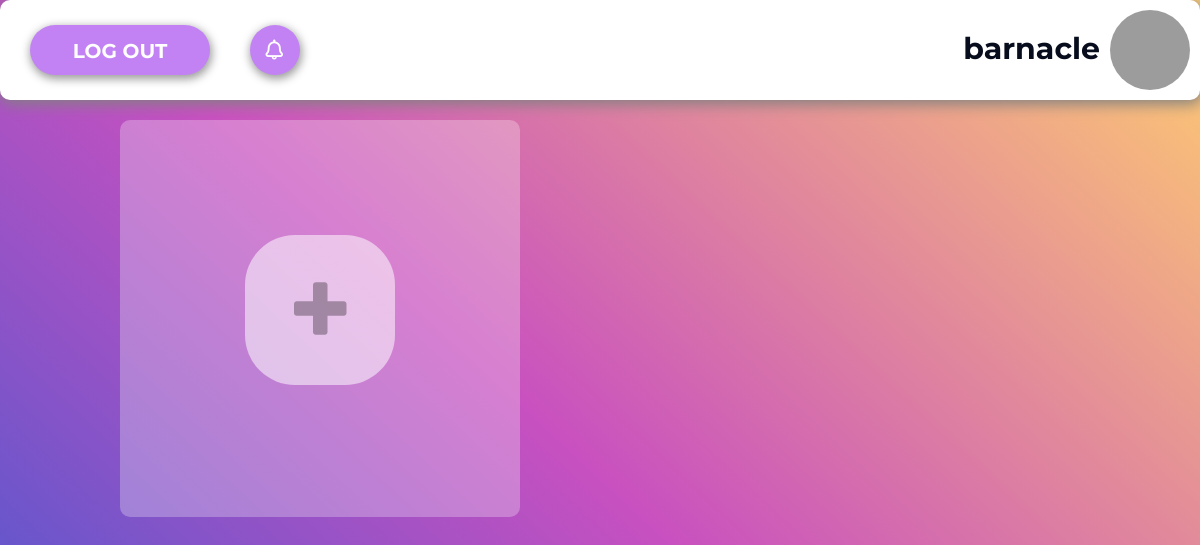
The app's page /profile (signed in), older data.
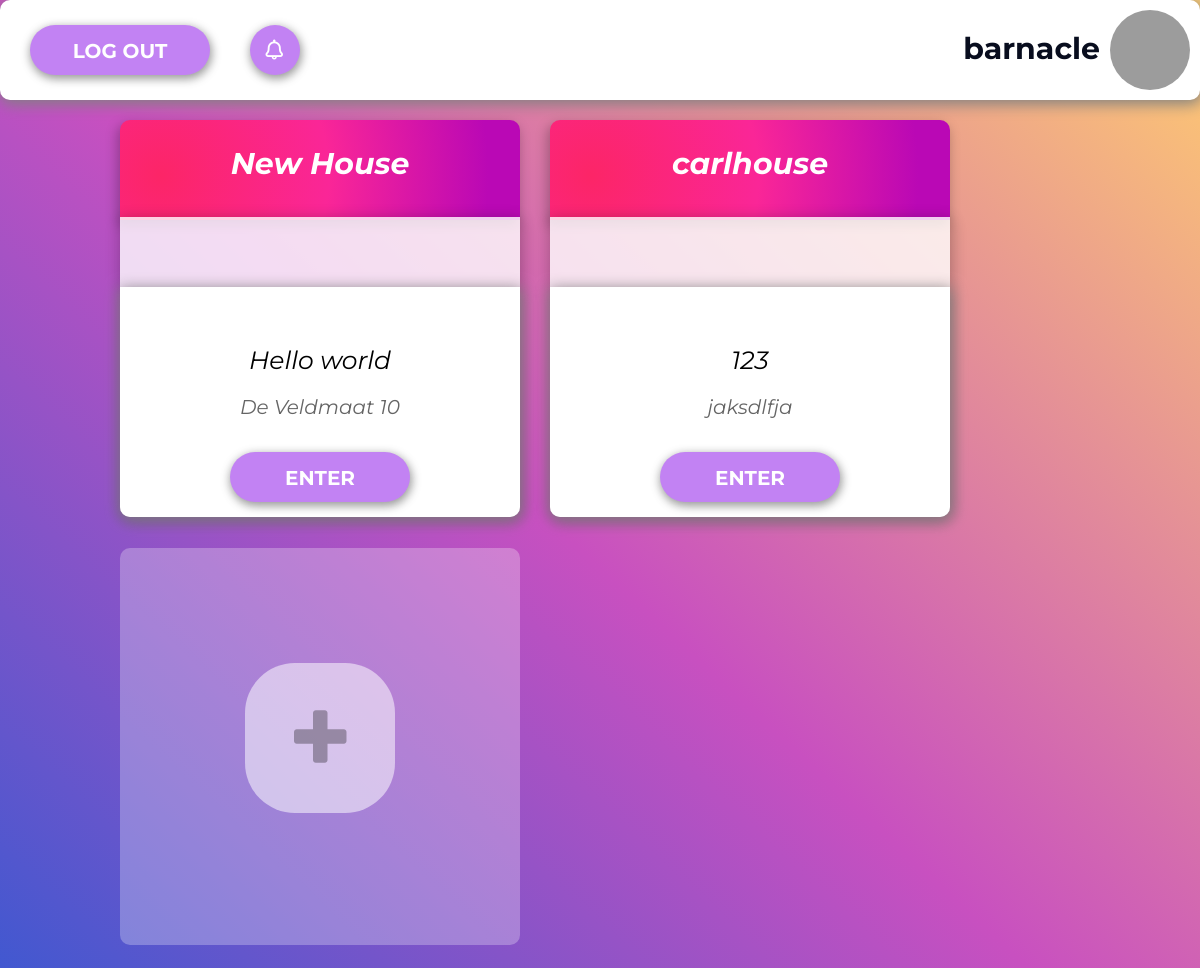
The same page, newer data.
### app.py (models this page shows)
class User(db.Model):
    id = db.Column(db.Integer, primary_key=True)
    username = db.Column(db.String(80), unique = True, nullable=False)
    password = db.Column(db.String(120), nullable=False)

class House(db.Model):
    id = db.Column(db.Integer, primary_key=True)
    user_id = db.Column(db.Integer, db.ForeignKey('user.id'), nullable=False)
    name = db.Column(db.String(80), nullable=False)
    description = db.Column(db.String(120))
    address = db.Column(db.String(120))

### app.py (the view)
@app.get("/profile")
def profile():
    if not g.user:
        return redirect(url_for('login'))
    try:
        table_list = db.session.query(User_House_Map).filter(User_House_Map.user_id == g.user.id).filter(User_House_Map.accepted == True).all()
        house_list = [db.session.query(House).filter(House.id == table.house_id).first() for table in table_list if table.house_id != None]
    except:
        house_list = []
    return render_template('profile.html', house_list = house_list)

### app.py (called while the page is built)
@app.before_request
def before_request():
    g.user = None
    if 'user_id' in session:
        g.user = db.session.query(User).filter(User.id == session['user_id']).first()

### templates/profile.html (shortened to what this page needs)
<!DOCTYPE html>
<html lang="en">
<head>
    <link rel="stylesheet" href="https://cdn.jsdelivr.net/npm/semantic-ui@2.4.2/dist/semantic.min.css">
    <link rel="stylesheet" href="https://cdnjs.cloudflare.com/ajax/libs/animate.css/4.1.1/animate.min.css" />
    <link rel="stylesheet" href="{{ url_for('static',filename='styles/profile.css') }}">
</head>
<body>
    <div class="page">
        <div class="animate__animated animate__fadeInDownBig">
            <div class="top_bar">
                <a href="/logout">
                    <div class="logout_button">
                        <div class="center_logout">
                            LOG OUT
                        </div>
                    </div>
                </a>
                <a href="/notifications">
                    <div class="notifications_button">
                        <div class="center_notifications">
                            <i class="bell outline icon"></i>
                        </div>
                    </div>
                </a>
                <div class="profile_picture">
                </div>
                <div class="name_div">
                    <div class="name">
                        {{ g.user.username }}
                    </div>
                </div>
            </div>
        </div>
        <div class="animate__animated animate__fadeIn animate__slower">
            <div class="main_content">
                <div class="ui grid">
                    {% if house_list.__len__() != 0 %} {% for house in house_list %}
                    <div class="column">
                        <div class="house_element">
                            <div class="house_name_plate">
                                <div class="house_name">
                                    {{ house.name }}
                                </div>
                                <div class="white_margin">
                                    <div class="information">
                                        {{ house.description}}
                                    </div>
                                    <div class="address">
                                        {{ house.address}}
                                    </div>
                                    <div class="enter_button">
                                        <a href="/tracker/{{ house.id }}">
                                            <div class="center_enter">
                                                ENTER
                                            </div>
                                        </a>
                                    </div>
                                </div>
                            </div>
                        </div>
                    </div>
                    {% endfor %} {% endif %}
                    <div class="column">
                        <div class="house_element">
                            <div class="add_field">
                                <div class="add_button" href="/add_house">
                                    <a href="/add_house">
                                        <div class="plus_icon_field">
                                            <i class="plus icon"></i>
                                        </div>
                                    </a>
                                </div>
                            </div>
                        </div>
                    </div>
                </div>
            </div>
        </div>
    </div>
</body>
</html>

Row changes from the older to the newer data that the page shows:
now on this page (row edited): House: name "New House", description "Hello world", address "De Veldmaat 10"
now on this page (row edited): House: name "carlhouse", description "123", address "jaksdlfja"
